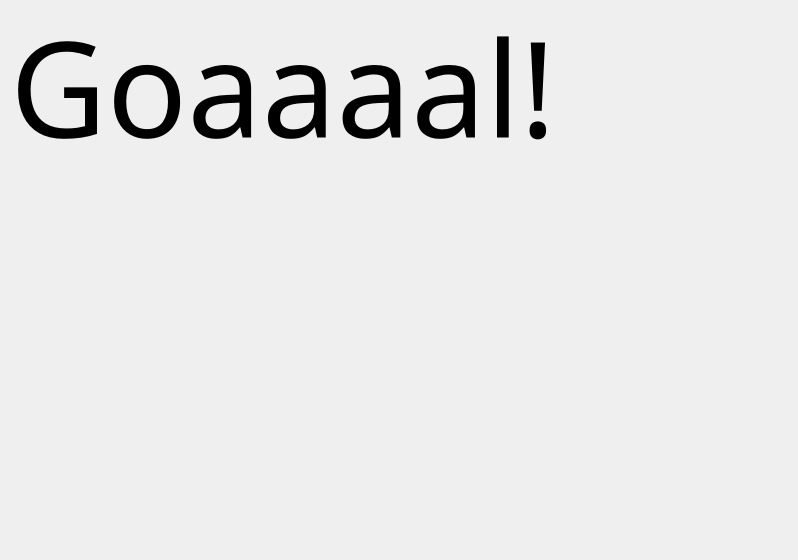
<?xml version="1.0" encoding="UTF-8"?>
<ui version="4.0">
 <class>Goal</class>
 <widget class="QWidget" name="Goal">
  <property name="geometry">
   <rect>
    <x>0</x>
    <y>0</y>
    <width>798</width>
    <height>560</height>
   </rect>
  </property>
  <property name="windowTitle">
   <string>Form</string>
  </property>
  <widget class="QLabel" name="label">
   <property name="geometry">
    <rect>
     <x>0</x>
     <y>0</y>
     <width>831</width>
     <height>561</height>
    </rect>
   </property>
   <property name="text">
    <string/>
   </property>
   <property name="pixmap">
    <pixmap>images/goal.jpg</pixmap>
   </property>
   <property name="scaledContents">
    <bool>true</bool>
   </property>
  </widget>
  <widget class="QLabel" name="label_2">
   <property name="geometry">
    <rect>
     <x>10</x>
     <y>-60</y>
     <width>831</width>
     <height>291</height>
    </rect>
   </property>
   <property name="font">
    <font>
     <family>Segoe Script</family>
     <pointsize>100</pointsize>
    </font>
   </property>
   <property name="text">
    <string>Goaaaal!</string>
   </property>
   <property name="scaledContents">
    <bool>false</bool>
   </property>
  </widget>
 </widget>
 <resources/>
 <connections/>
</ui>
